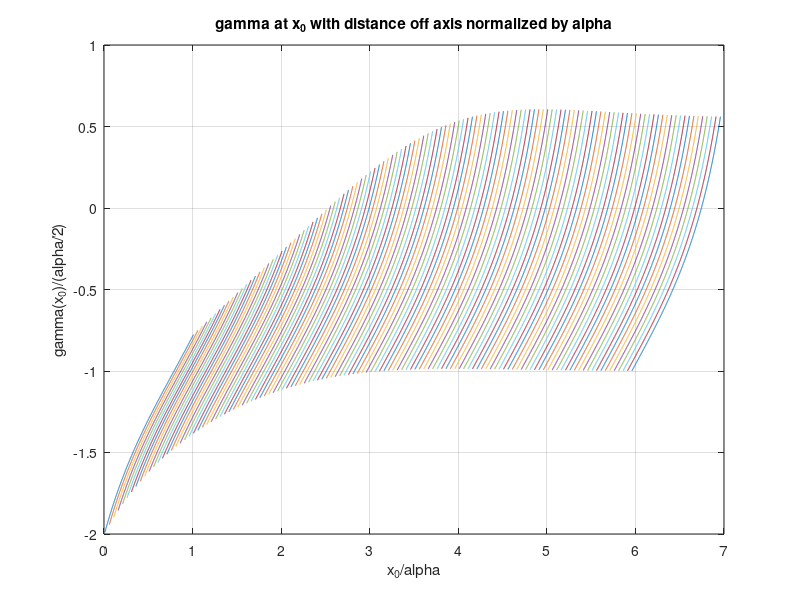

Source code (MATLAB):
clear 
clc
close all
%for x0 = 0.01:.05:6
for x0 = 0.01:.05:6
%x0 = 0.3
x = linspace(x0,x0+1,1000);
%x = linspace(x0,x0+1.4,1000);
y = (exp(-x).*(sin(x)-cos(x))-exp(-(x-x0)).*(sin(x-x0)-cos(x-x0)))./(exp(-x).*cos(x)-exp(-(x-x0)).*cos(x-x0));
%y = (exp(-x).*(sin(x)-cos(x))+1)./(exp(-x).*cos(x)-1);
plot(x,y); hold on
grid on
end
xlabel("x_0/alpha")
ylabel("gamma(x_0)/(alpha/2)")
title("gamma at x_0 with distance off axis normalized by alpha")

